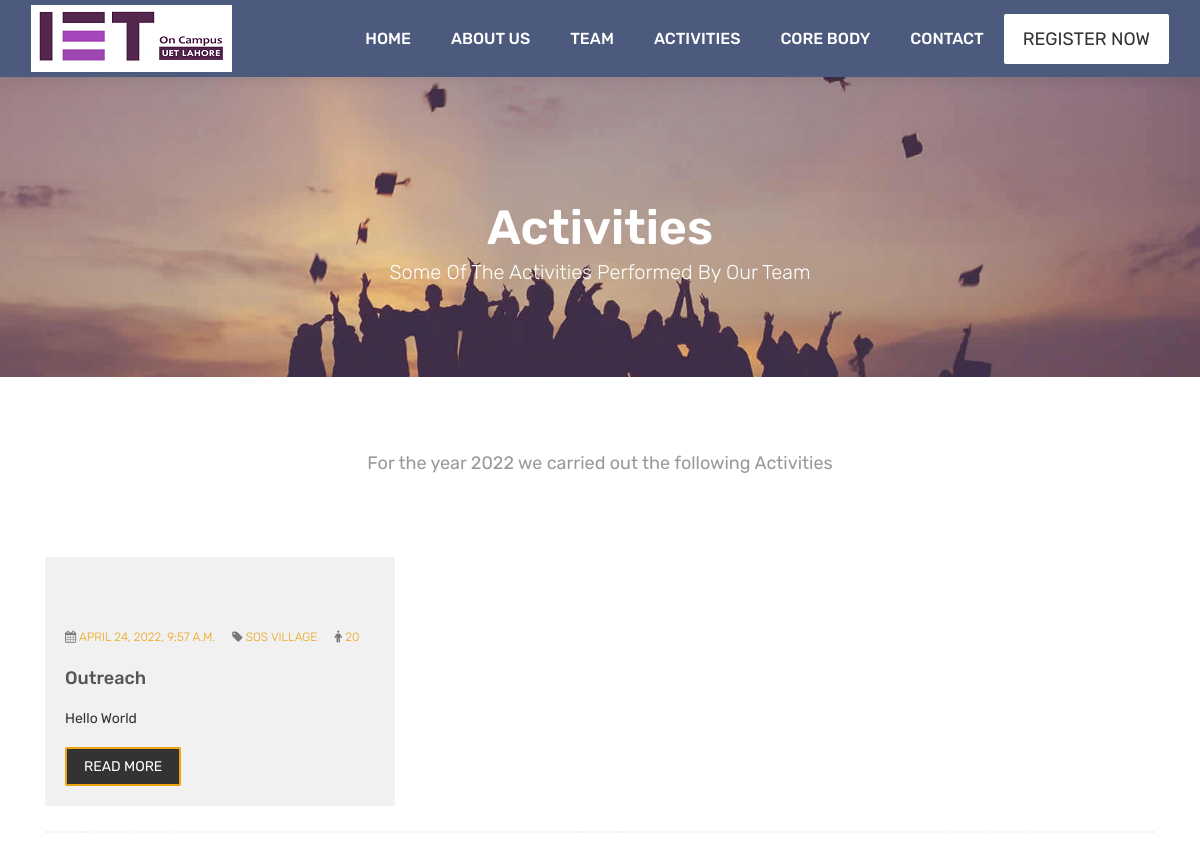
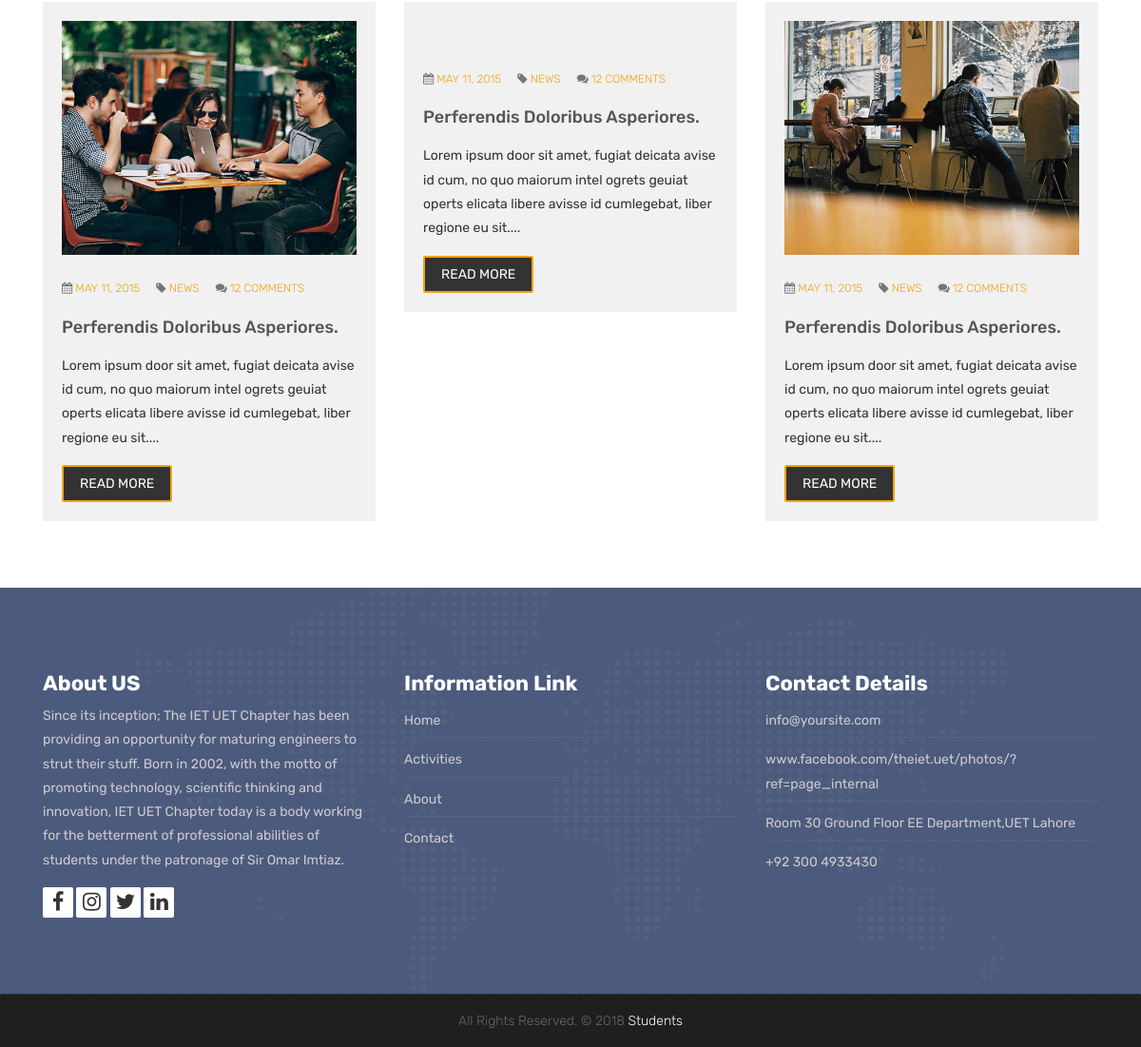
The page /activities/ on the database its author committed (2 pictures, top to bottom).
### cep/models.py (models this page shows)
class Activities(models.Model):
    event_id=models.AutoField(primary_key=True)
    name=models.CharField(max_length=100,null=False)
    image_field=models.ImageField(upload_to='activities/',null=True)
    registration_fee=models.IntegerField()
    venue=models.CharField(max_length=100,null=False)
    date_time=models.DateTimeField(null=False)
    no_of_attendees=models.IntegerField()
    member_id=models.ForeignKey(ExecutiveMembers,on_delete=models.CASCADE)
    details=models.CharField(max_length=1000,null=True)
    def get_absolute_url(self):
        return reverse('activity_detail', args=[self.event_id])

### cep/views.py (the view)
# urls.py: path('activities/',views.activities,name='activities'),
def activities(request):
    activities=Activities.objects.all()
    context={'activities':activities}
    return render(request, 'cep/activities.html',context)

### cep/templates/cep/activities.html (shortened to what this page needs)
{% load static %}
<!DOCTYPE html>
<html lang="en">
	<link rel="stylesheet" href="https://cdnjs.cloudflare.com/ajax/libs/font-awesome/6.1.1/css/all.min.css" />
    <link rel="stylesheet" href="{% static 'css/bootstrap.min.css' %}">
    <link rel="stylesheet" href="{% static 'style.css' %}">
    <link rel="stylesheet" href="{% static 'css/versions.css' %}">
    <link rel="stylesheet" href="{% static 'css/responsive.css' %}">
    <link rel="stylesheet" href="{% static 'css/custom.css' %}">
</head>
<body class="host_version">
	<header class="top-navbar">
		<nav class="navbar navbar-expand-lg navbar-light bg-light">
			<div class="container-fluid">
				<a class="navbar-brand" href="{% url 'index' %}">
					<img src="{% static 'images/IET_logo.png' %}" alt="" />
				</a>
				<div class="collapse navbar-collapse" id="navbars-host">
					<ul class="navbar-nav ml-auto">
						<li class="nav-item"><a class="nav-link" href="{% url 'index' %}">Home</a></li>
						<li class="nav-item"><a class="nav-link" href="{% url 'aboutus' %}">About Us</a></li>
						<li class="nav-item"><a class="nav-link" href="{% url 'teams' %}">Team </a></li>
						<li class="nav-item"><a class="nav-link" href="{% url 'activities' %}">Activities </a></li>
						<li class="nav-item"><a class="nav-link" href="{% url 'core_body' %}">Core Body</a></li>
						<li class="nav-item"><a class="nav-link" href="{% url 'contact' %}">Contact</a></li>
					</ul>
					<ul class="nav navbar-nav navbar-right">
						<li><a class="hover-btn-new log" href="{% url 'register' %}"><span>Register Now</span></a></li>
					</ul>
				</div>
			</div>
		</nav>
	</header>
	<div class="all-title-box">
		<div class="container text-center">
			<h1>Activities<span class="m_1">Some of the Activities performed by our Team</span></h1>
		</div>
	</div>
    <div id="overviews" class="section wb">
        <div class="container">
            <div class="section-title row text-center">
                <div class="col-md-8 offset-md-2">
                    <p class="lead">For the year 2022 we carried out the following Activities</p>
                </div>
            </div>
            <hr class="invis">
            <div class="row">
				{% for activity in activities %}
                <div class="col-lg-4 col-md-6 col-12">
                    <div class="blog-item">
						<div class="image-blog">
						</div>
						<div class="meta-info-blog">
							<span><i class="fa fa-calendar"></i> <a href="#">{{ activity.date_time }}</a> </span>
                            <span><i class="fa fa-tag"></i>  <a href="#">{{ activity.venue }}</a> </span>
                            <span><i class="fa-solid fa-person"></i> <a href="#">{{ activity.no_of_attendees }}</a></span>
						</div>
						<div class="blog-title">
							<h2><a href="#" title="">{{ activity.name }}</a></h2>
						</div>
						<div class="blog-desc">
							<p>{{ activity.details }}</p>
						</div>
						<div class="blog-button">
							<a class="hover-btn-new orange" href="{{ activity.get_absolute_url }}"><span>Read More<span></a>
						</div>
					</div>
                </div>
				{% endfor %}
            </div>
            <hr class="hr3">
            <div class="row">
                <div class="col-lg-4 col-md-6 col-12">
                   <div class="blog-item">
						<div class="image-blog">
							<img src="{% static 'images/blog_4.jpg' %}" alt="" class="img-fluid">
						</div>
						<div class="meta-info-blog">
							<span><i class="fa fa-calendar"></i> <a href="#">May 11, 2015</a> </span>
                            <span><i class="fa fa-tag"></i>  <a href="#">News</a> </span>
                            <span><i class="fa fa-comments"></i> <a href="#">12 Comments</a></span>
						</div>
						<div class="blog-title">
							<h2><a href="#" title="">perferendis doloribus asperiores.</a></h2>
						</div>
						<div class="blog-desc">
							<p>Lorem ipsum door sit amet, fugiat deicata avise id cum, no quo maiorum intel ogrets geuiat operts elicata libere avisse id cumlegebat, liber regione eu sit.... </p>
						</div>
						<div class="blog-button">
							<a class="hover-btn-new orange" href="#"><span>Read More</span></a>
						</div>
					</div>
                </div>
                <div class="col-lg-4 col-md-6 col-12">
                    <div class="blog-item">
						<div class="image-blog">
						</div>
						<div class="meta-info-blog">
							<span><i class="fa fa-calendar"></i> <a href="#">May 11, 2015</a> </span>
                            <span><i class="fa fa-tag"></i>  <a href="#">News</a> </span>
                            <span><i class="fa fa-comments"></i> <a href="#">12 Comments</a></span>
						</div>
						<div class="blog-title">
							<h2><a href="#" title="">perferendis doloribus asperiores.</a></h2>
						</div>
						<div class="blog-desc">
							<p>Lorem ipsum door sit amet, fugiat deicata avise id cum, no quo maiorum intel ogrets geuiat operts elicata libere avisse id cumlegebat, liber regione eu sit.... </p>
						</div>
						<div class="blog-button">
							<a class="hover-btn-new orange" href="#"><span>Read More</span></a>
						</div>
					</div>
                </div>
                <div class="col-lg-4 col-md-6 col-12">
                    <div class="blog-item">
						<div class="image-blog">
							<img src="{% static 'images/blog_6.jpg' %}" alt="" class="img-fluid">
						</div>
						<div class="meta-info-blog">
							<span><i class="fa fa-calendar"></i> <a href="#">May 11, 2015</a> </span>
                            <span><i class="fa fa-tag"></i>  <a href="#">News</a> </span>
                            <span><i class="fa fa-comments"></i> <a href="#">12 Comments</a></span>
						</div>
						<div class="blog-title">
							<h2><a href="#" title="">perferendis doloribus asperiores.</a></h2>
						</div>
						<div class="blog-desc">
							<p>Lorem ipsum door sit amet, fugiat deicata avise id cum, no quo maiorum intel ogrets geuiat operts elicata libere avisse id cumlegebat, liber regione eu sit.... </p>
						</div>
						<div class="blog-button">
							<a class="hover-btn-new orange" href="#"><span>Read More</span></a>
						</div>
					</div>
                </div>
            </div>
        </div>
    </div>
    <footer class="footer">
        <div class="container">
            <div class="row">
                <div class="col-lg-4 col-md-4 col-xs-12">
                    <div class="widget clearfix">
                        <div class="widget-title">
                            <h3>About US</h3>
                        </div>
                        <p> Since its inception; The IET UET Chapter has been providing an opportunity for maturing engineers to strut their stuff. Born in 2002, with the motto of promoting technology, scientific thinking and innovation, IET UET Chapter today is a body working for the betterment of professional abilities of students under the patronage of Sir Omar Imtiaz. </p>
                        <div class="footer-right">
							<ul class="footer-links-soi">
								<li><a href="https://www.facebook.com/theiet.uet/"><i class="fa fa-facebook"></i></a></li>
								<li><a href="https://instagram.com/iet_on_campus_uet_lahore?igshid=YmMyMTA2M2Y="><i class="fa fa-instagram"></i></a></li>
								<li><a href="https://mobile.twitter.com/IETOnCampusUET"><i class="fa fa-twitter"></i></a></li>
								<li><a href="https://www.linkedin.com/company/iet-on-campus-uet-lahore/"><i class="fa fa-linkedin"></i></a></li>
							</ul>
						</div>
                    </div>
                </div>
				<div class="col-lg-4 col-md-4 col-xs-12">
                    <div class="widget clearfix">
                        <div class="widget-title">
                            <h3>Information Link</h3>
                        </div>
                        <ul class="footer-links">
                            <li><a href="{% url 'index' %}">Home</a></li>
                            <li><a href="{% url 'activities' %}">Activities</a></li>
							<li><a href="{% url 'aboutus' %}">About</a></li>
							<li><a href="{% url 'contact' %}">Contact</a></li>
                        </ul>
                    </div>
                </div>
                <div class="col-lg-4 col-md-4 col-xs-12">
                    <div class="widget clearfix">
                        <div class="widget-title">
                            <h3>Contact Details</h3>
                        </div>
                        <ul class="footer-links">
                            <li><a href="iet_OnCampus:#">info@yoursite.com</a></li>
                            <li><a href="#">www.facebook.com/theiet.uet/photos/?ref=page_internal</a></li>
                            <li>Room 30 Ground Floor EE Department,UET Lahore</li>
                            <li>+92 300 4933430</li>
                        </ul>
                    </div>
                </div>
            </div>
        </div>
    </footer>
    <div class="copyrights">
        <div class="container">
            <div class="footer-distributed">
                <div class="footer-center">
                    <p class="footer-company-name">All Rights Reserved. &copy; 2018 <a href="#">Students</a></p>
                </div>
            </div>
        </div>
    </div>
</body>
</html>

### rows shown on the page
Activities: date_time "APRIL 24, 2022, 9:57 A.M.", venue "SOS VILLAGE", no_of_attendees "20", name "Outreach", details "Hello World"
